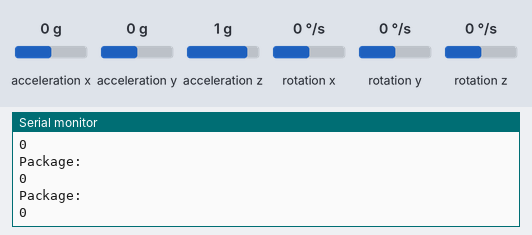
A sketch run on a simulated Arduino Uno, built with avr-gcc and run on an emulated ATmega328P. Parts: the last lines printed to the serial monitor. Inputs (shaded band) come from the test bench; at power-on: acceleration x 0 g, acceleration y 0 g, acceleration z 1 g, rotation x 0 °/s, rotation y 0 °/s, rotation z 0 °/s. No radio packets arrive unless stated.

Above: at 2.2 s.
2.3 s: acceleration x set to -1.4 g
At 3.1 s:
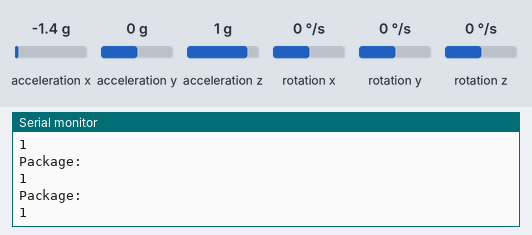
3.8 s: acceleration x set to 0.8 g
At 4.9 s:
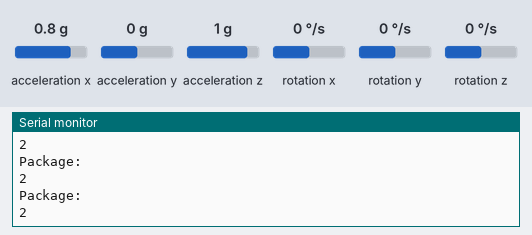
Timing chart, 0 to 6.8 s (numbered marks = the images above; inputs shaded):
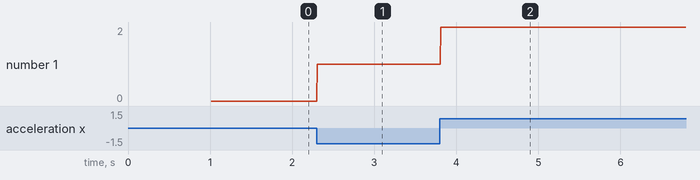

Measured:
- after the input at 2.3 s, the serial monitor: prints a new line at once (image 1)
- after the input at 3.8 s, the serial monitor: prints a new line at once (image 2)
- plotted number 1: 0 → 1 after the input at 2.3 s, 1 → 2 after the input at 3.8 s

The sketch:

transmitter.ino
```cpp
#include <SPI.h>
#include "RF24.h"
#include "I2Cdev.h"
#include "MPU6050.h"

MPU6050 accelgyro;

int16_t ax, ay, az;
int16_t gx, gy, gz;

RF24 myRadio (7,8);
byte addresses[][6] = {"0"};

struct package
{
  int dir=0;
};

typedef struct package Package;
Package data;

void setup() {
  Wire.begin();
  Serial.begin(115200);
  delay(1000);
  myRadio.begin();
  myRadio.setChannel(115);
  myRadio.setPALevel(RF24_PA_MAX);
  myRadio.setDataRate(RF24_250KBPS);
  myRadio.openWritingPipe(addresses[0]);
  accelgyro.initialize();
}

void loop() {
  accelgyro.getMotion6(&ax, &ay, &az, &gx, &gy, &gz);

  myRadio.write(&data, sizeof(data));

  Serial.print("\nPackage:");
  Serial.print("\n");

  if(ax < -6000) {
    data.dir = 1; //forward
  }else if(ax > 6000) {
    data.dir = 2; //backward

  } else if(ay > 6000){
    data.dir = 3; //right
  }else if(ay < -6000){
    data.dir = 4; //left
  }else {
    data.dir = 0; //stay
  }
  Serial.println(data.dir);
}
```
